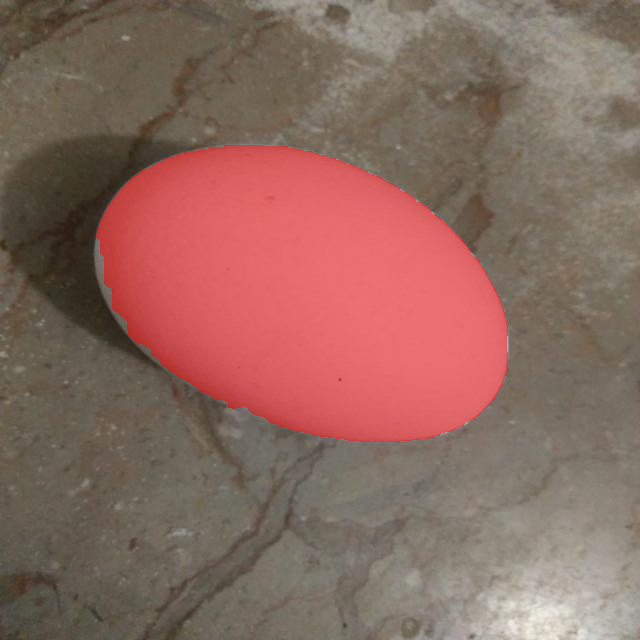
#> input picture task2_trial6_grabcut/not_damaged_101_jpg.rf.479d12a2b41a5ec6d718dcdabd14b0c9_overlay.png, 640 x 640 px
$ python -i task2_step6_grabcut.py   (imports and definitions only)
#> lines starting #> are read from the running program, lines starting #| are printed output that depends on the picture; after the words box and inside, x2 and y2 are one past the last pixel; in counts of white or black regions, pixels touching at a corner belong together
#> further down, picture is the input picture: shape (640, 640, 3); mean B, G, R 95.2, 104.7, 139.6
"""
Task 2 - Trial 6: pivot away from contour/shape-scoring entirely.

Diagnosis from Trials 3-5: picking a single contour by hand-tuned shape
heuristics (circularity, solidity, ellipse-IoU, brightness, uniformity) is
fundamentally brittle. Real backgrounds (finger creases, keyboard keys,
fabric weave, ash texture) keep producing small regions that are
geometrically "egg-like" by pure shape, and every patch that fixed one
failing image broke another. Discarding this family of approaches.

New strategy: every photo in this dataset is a close-up shot with one
dominant object roughly centered in frame. Instead of SEARCHING for the
right contour, seed GrabCut with "border = definitely background, center =
probably foreground" and let it build color/texture models (GMMs) to find
the true object boundary. This reasons about GLOBAL color statistics,
not local edge geometry, so it should not be fooled by small locally
egg-shaped regions the way contour scoring was.

Hand vs egg (similar overall shape, different color) is handled by a
skin-color removal pass after GrabCut.
"""

import cv2
import numpy as np
from pathlib import Path

from task2_step0_split import load_or_build_split


def clean_mask(mask, min_area=200):
    """Largest connected component + fill interior holes."""
    m = mask.astype(np.uint8)
    n, labels, stats, _ = cv2.connectedComponentsWithStats(m, connectivity=8)
    if n <= 1:
        return None
    largest = 1 + int(np.argmax(stats[1:, cv2.CC_STAT_AREA]))
    m = (labels == largest).astype(np.uint8)
    if m.sum() < min_area:
        return None
    contours, _ = cv2.findContours(m, cv2.RETR_EXTERNAL, cv2.CHAIN_APPROX_SIMPLE)
    filled = np.zeros_like(m)
    cv2.drawContours(filled, contours, -1, 1, thickness=cv2.FILLED)
    return filled.astype(bool)


def skin_mask_ycrcb(image_bgr):
    ycrcb = cv2.cvtColor(image_bgr, cv2.COLOR_BGR2YCrCb)
    lower = np.array([0, 133, 77], np.uint8)
    upper = np.array([255, 173, 127], np.uint8)
    mask = cv2.inRange(ycrcb, lower, upper)
    kernel = cv2.getStructuringElement(cv2.MORPH_ELLIPSE, (7, 7))
    mask = cv2.morphologyEx(mask, cv2.MORPH_CLOSE, kernel, iterations=2)
    mask = cv2.morphologyEx(mask, cv2.MORPH_OPEN, kernel, iterations=1)
    return mask > 0


def grabcut_center(image_bgr, margin_frac=0.07, iterations=6):
    """
    Seed GrabCut with a rectangle: everything inside the rectangle is
    'probable foreground', everything outside is 'definite background'.
    GrabCut then builds color GMMs and refines the true boundary.
    """
#> called with margin_frac = 0.07, iterations = 6
    h, w = image_bgr.shape[:2]
#> h = 640; w = 640
    mx, my = int(w * margin_frac), int(h * margin_frac)
#> mx = 44; my = 44
    rect = (mx, my, w - 2 * mx, h - 2 * my)
#> rect = (44, 44, 552, 552)

    mask = np.zeros((h, w), np.uint8)
    bgd_model = np.zeros((1, 65), np.float64)
    fgd_model = np.zeros((1, 65), np.float64)

    try:
        cv2.grabCut(image_bgr, mask, rect, bgd_model, fgd_model,
                    iterations, cv2.GC_INIT_WITH_RECT)
    except cv2.error:
        return np.zeros((h, w), bool)

    fg = np.isin(mask, [cv2.GC_FGD, cv2.GC_PR_FGD])
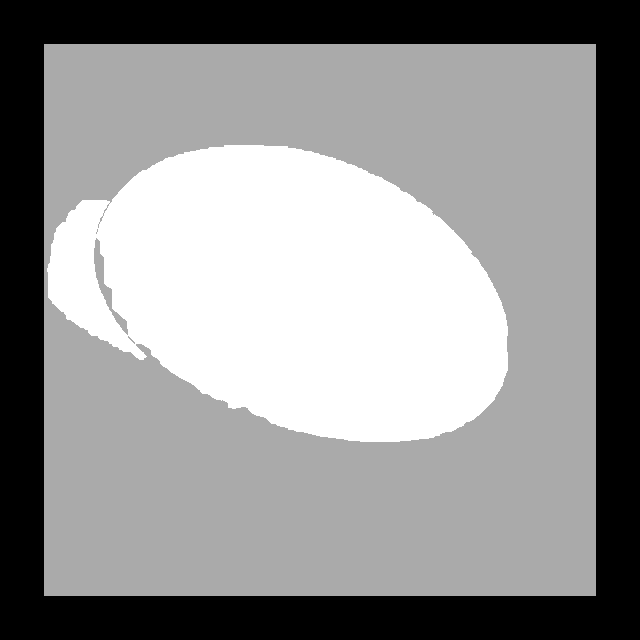
#> mask: shape (640, 640); min 0, max 3, mean 1.73; drawn with min black and max white
    return fg


def segment(image_bgr, use_skin_removal=True):
    fg = grabcut_center(image_bgr)
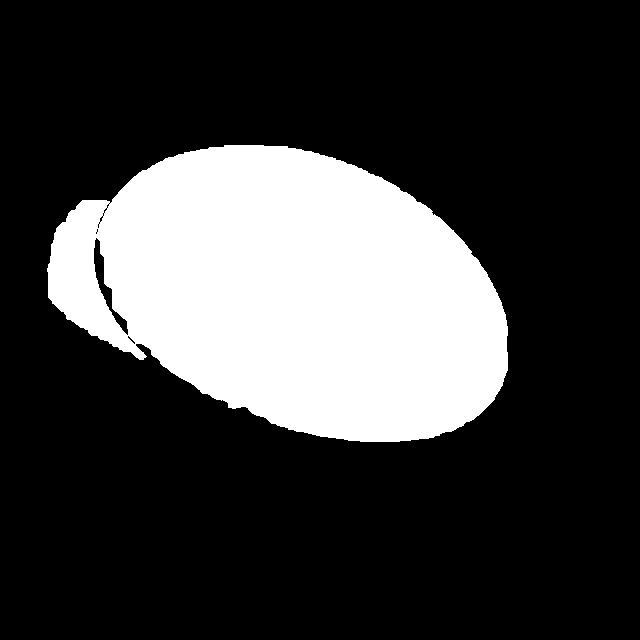
#> fg: shape (640, 640) bool; 23.9% white; 1 white region, box (x1, y1, x2, y2) and area: (47, 145, 508, 442) 97830
    if use_skin_removal:
        skin = skin_mask_ycrcb(image_bgr)
#> in skin_mask_ycrcb, `ycrcb = cv2.cvtColor(image_bgr, cv2.COLOR_BGR2YCrCb)`: ycrcb: shape (640, 640, 3); mean of channels 0, 1, 2 114.1, 146.2, 117.3
#> in skin_mask_ycrcb, `mask = cv2.inRange(ycrcb, lower, upper)`: mask: shape (640, 640); 62.5% white; 188 black regions (39 under 20 px), largest, box (x1, y1, x2, y2) and area: (88, 128, 512, 608) 111145, (0, 543, 129, 640) 6293, (472, 584, 640, 640) 6129
#> in skin_mask_ycrcb, `mask = cv2.morphologyEx(mask, cv2.MORPH_CLOSE, kernel, iterations=2)`:
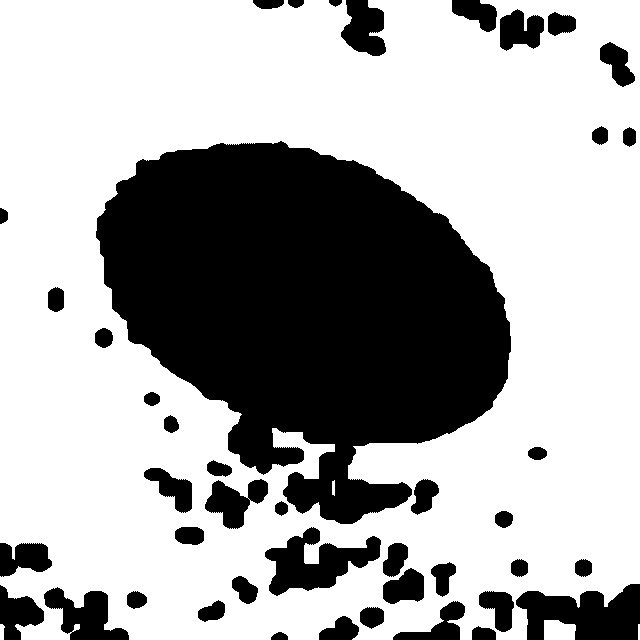
#> mask: shape (640, 640); 67.2% white; 43 black regions, largest, box (x1, y1, x2, y2) and area: (96, 141, 511, 524) 101204, (516, 584, 640, 640) 4744, (265, 527, 381, 596) 3888
#> in skin_mask_ycrcb, `mask = cv2.morphologyEx(mask, cv2.MORPH_OPEN, kernel, iterations=1)`:
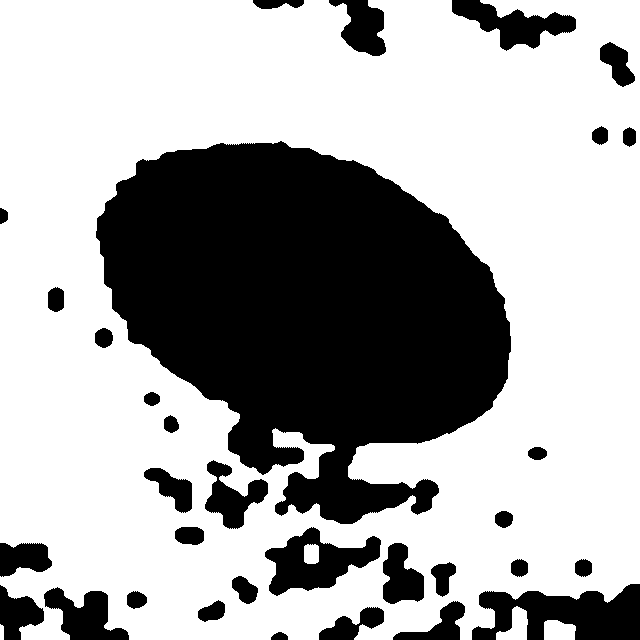
#> mask: shape (640, 640); 67% white; 32 black regions, largest, box (x1, y1, x2, y2) and area: (96, 141, 511, 524) 102174, (472, 584, 640, 640) 6074, (265, 527, 381, 596) 3967
        fg = fg & (~skin)
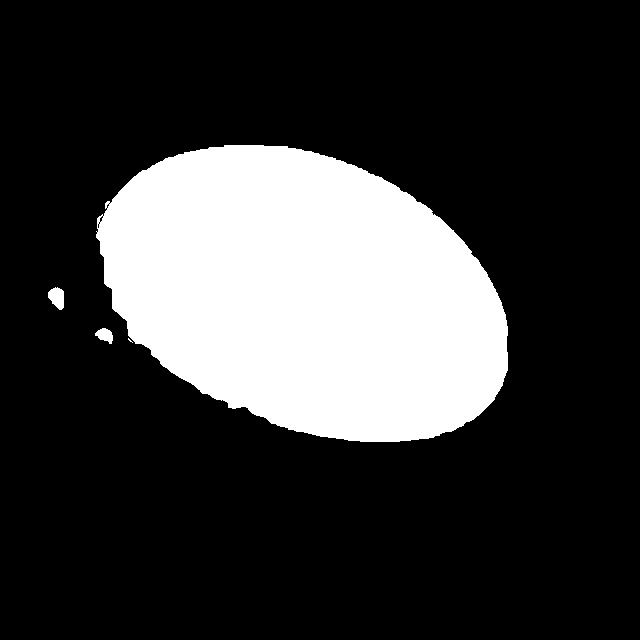
#> fg: shape (640, 640) bool; 22.4% white; 4 white regions (1 under 20 px), largest, box (x1, y1, x2, y2) and area: (96, 145, 508, 442) 91461, (48, 287, 64, 310) 264, (95, 328, 113, 344) 182
    cleaned = clean_mask(fg)
#> in clean_mask, `n, labels, stats, _ = cv2.connectedComponentsWithStats(m, connectivity..`:
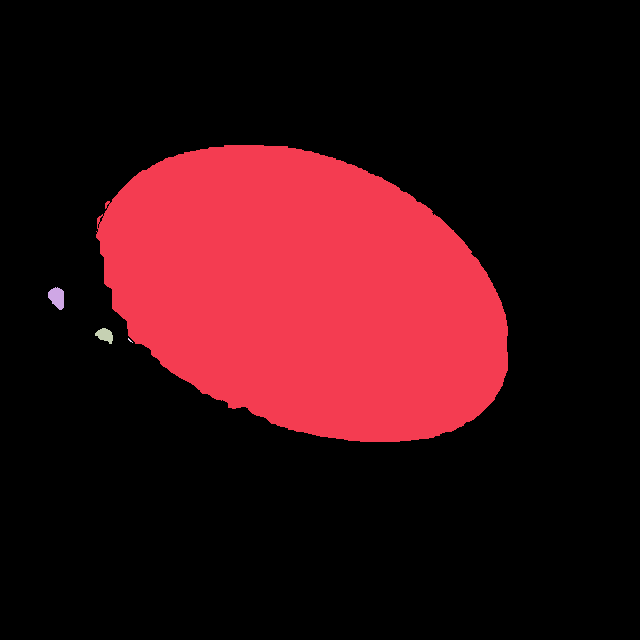
#> labels: shape (640, 640) int32; 5 distinct labels, from 0 to 4; one colour per label, 0 black
#> in clean_mask, `n, labels, stats, _ = cv2.connectedComponentsWithStats(m, connectivity..`: n = 5; stats = [[0, 0, 640, 640, 317685], [96, 145, 412, 297, 91461], [48, 287, 16, 23, 264], [95, 328, 18, 16, 182], [128, 338, 5, 5, 8]]
#> in clean_mask, `largest = 1 + int(np.argmax(stats[1:, cv2.CC_STAT_AREA]))`: largest = 1
#> in clean_mask, `m = (labels == largest).astype(np.uint8)`:
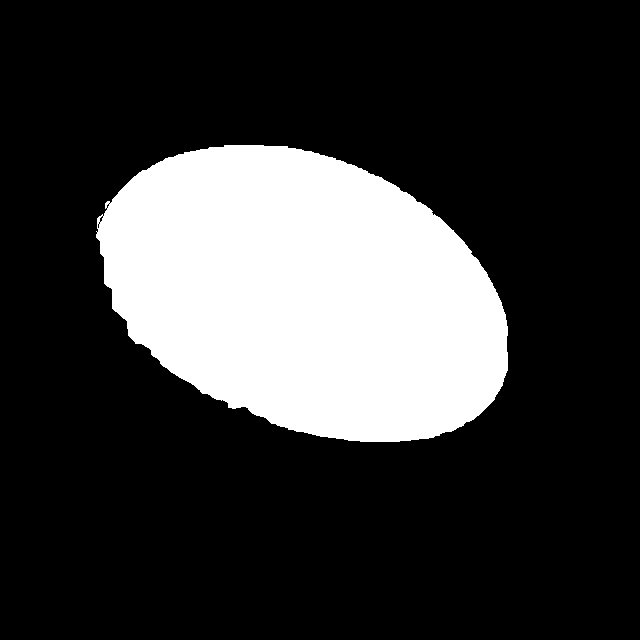
#> m: shape (640, 640); values 0 (black) and 1 (white), 22.3% white; 1 white region
#> in clean_mask, `contours, _ = cv2.findContours(m, cv2.RETR_EXTERNAL, cv2.CHAIN_APPROX_..`: contours = 1 contour; box (x1, y1, x2, y2) and area: (96, 145, 508, 442) 90952
#> in clean_mask, `cv2.drawContours(filled, contours, -1, 1, thickness=cv2.FILLED)`: filled: shape (640, 640); values 0 (black) and 1 (white), 22.3% white; 1 white region, box (x1, y1, x2, y2) and area: (96, 145, 508, 442) 91483
    return cleaned, fg


def draw_overlay(image_bgr, mask):
    overlay = image_bgr.copy()
    if mask is not None:
        overlay[mask] = (0.5 * overlay[mask] + 0.5 * np.array([0, 0, 255])).astype(np.uint8)
    return overlay


# [30 lines not run here, left out]

>>> import cv2
>>> picture = cv2.imread('task2_trial6_grabcut/not_damaged_101_jpg.rf.479d12a2b41a5ec6d718dcdabd14b0c9_overlay.png')
>>> result = segment(picture)

$ run again, on task2_trial6_grabcut/not_damaged_14_jpg.rf.dc96559078b03433d2b65e5055904af1_overlay.png
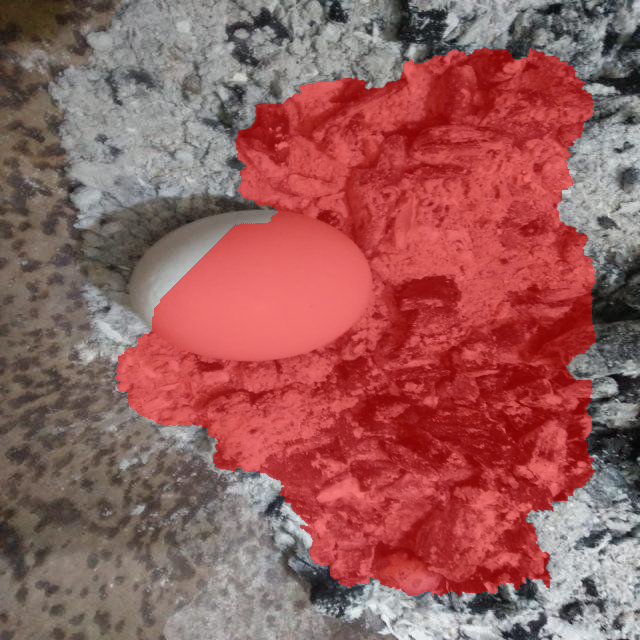
#> input picture task2_trial6_grabcut/not_damaged_14_jpg.rf.dc96559078b03433d2b65e5055904af1_overlay.png, 640 x 640 px
#> picture is the input picture: shape (640, 640, 3); mean B, G, R 91.5, 92.7, 151.2
#> in segment, `fg = grabcut_center(image_bgr)`:
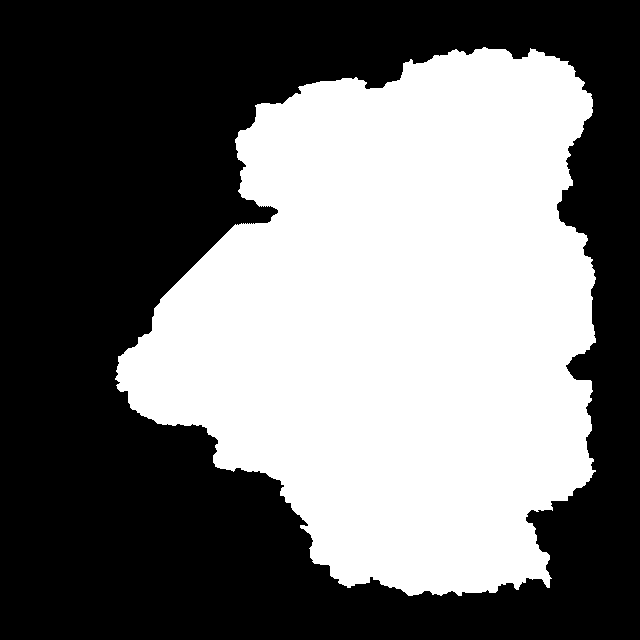
#> fg: shape (640, 640) bool; 44.6% white; 1 white region, box (x1, y1, x2, y2) and area: (115, 47, 596, 596) 182573
#> ycrcb: shape (640, 640, 3); mean of channels 0, 1, 2 110.1, 157.2, 117.5
#> in skin_mask_ycrcb, `mask = cv2.morphologyEx(mask, cv2.MORPH_OPEN, kernel, iterations=1)`:
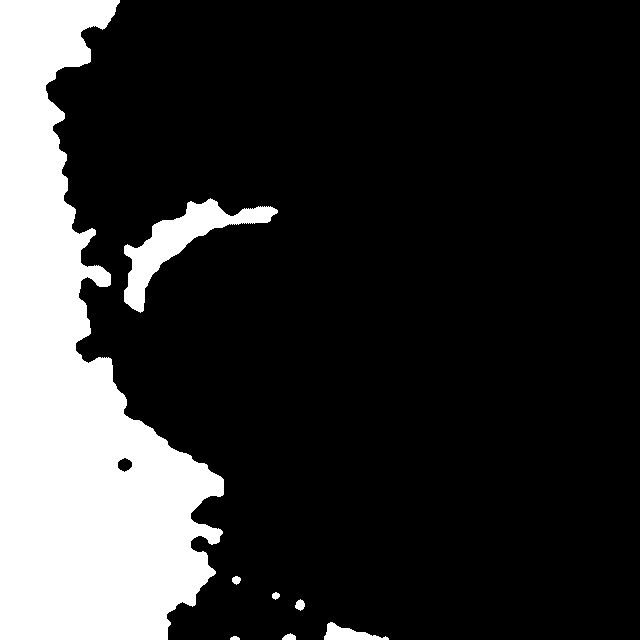
#> mask: shape (640, 640); 20.3% white; 8 white regions, largest, box (x1, y1, x2, y2) and area: (0, 0, 224, 640) 77640, (124, 198, 278, 313) 4677, (324, 622, 389, 640) 583
#> labels: shape (640, 640) int32; values 0 (black) and 1 (white), 44.6% white; 1 white region
#> n = 2; stats = [[0, 0, 640, 640, 227027], [115, 47, 481, 549, 182573]]
#> largest = 1
#> contours = 1 contour; box (x1, y1, x2, y2) and area: (115, 47, 596, 596) 181555
